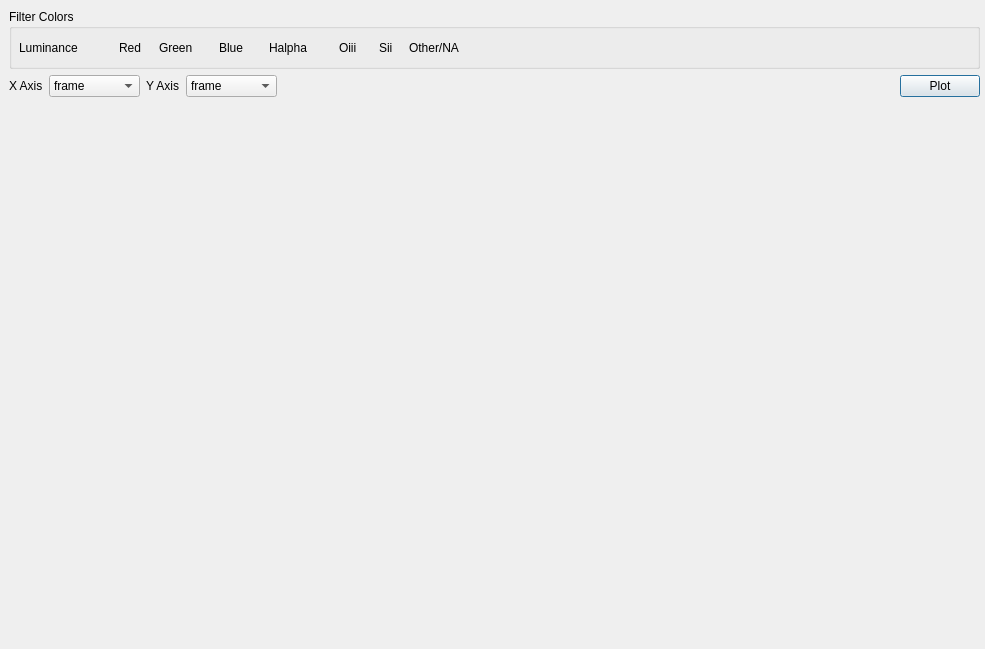
<?xml version="1.0" encoding="UTF-8"?>
<ui version="4.0">
 <class>Dialog2</class>
 <widget class="QDialog" name="Dialog2">
  <property name="geometry">
   <rect>
    <x>0</x>
    <y>0</y>
    <width>985</width>
    <height>649</height>
   </rect>
  </property>
  <property name="windowTitle">
   <string>Dialog</string>
  </property>
  <widget class="QWidget" name="">
   <property name="geometry">
    <rect>
     <x>9</x>
     <y>9</y>
     <width>971</width>
     <height>631</height>
    </rect>
   </property>
   <layout class="QVBoxLayout" name="verticalLayout">
    <item>
     <widget class="QGroupBox" name="groupBox">
      <property name="sizePolicy">
       <sizepolicy hsizetype="Preferred" vsizetype="Fixed">
        <horstretch>0</horstretch>
        <verstretch>50</verstretch>
       </sizepolicy>
      </property>
      <property name="minimumSize">
       <size>
        <width>0</width>
        <height>60</height>
       </size>
      </property>
      <property name="title">
       <string>Filter Colors</string>
      </property>
      <widget class="QLabel" name="labelColorL">
       <property name="geometry">
        <rect>
         <x>10</x>
         <y>30</y>
         <width>91</width>
         <height>18</height>
        </rect>
       </property>
       <property name="text">
        <string>Luminance</string>
       </property>
      </widget>
      <widget class="QLabel" name="labelColorR">
       <property name="geometry">
        <rect>
         <x>110</x>
         <y>30</y>
         <width>51</width>
         <height>18</height>
        </rect>
       </property>
       <property name="text">
        <string>Red</string>
       </property>
      </widget>
      <widget class="QLabel" name="labelColorHa">
       <property name="geometry">
        <rect>
         <x>260</x>
         <y>30</y>
         <width>61</width>
         <height>18</height>
        </rect>
       </property>
       <property name="text">
        <string>Halpha</string>
       </property>
      </widget>
      <widget class="QLabel" name="labelColorOiii">
       <property name="geometry">
        <rect>
         <x>330</x>
         <y>30</y>
         <width>41</width>
         <height>18</height>
        </rect>
       </property>
       <property name="text">
        <string>Oiii</string>
       </property>
      </widget>
      <widget class="QLabel" name="labelColorSii">
       <property name="geometry">
        <rect>
         <x>370</x>
         <y>30</y>
         <width>41</width>
         <height>18</height>
        </rect>
       </property>
       <property name="text">
        <string>Sii</string>
       </property>
      </widget>
      <widget class="QLabel" name="labelColorN">
       <property name="geometry">
        <rect>
         <x>400</x>
         <y>30</y>
         <width>81</width>
         <height>18</height>
        </rect>
       </property>
       <property name="text">
        <string>Other/NA</string>
       </property>
      </widget>
      <widget class="QLabel" name="labelColorG">
       <property name="geometry">
        <rect>
         <x>150</x>
         <y>30</y>
         <width>51</width>
         <height>18</height>
        </rect>
       </property>
       <property name="text">
        <string>Green</string>
       </property>
      </widget>
      <widget class="QLabel" name="labelColorB">
       <property name="geometry">
        <rect>
         <x>210</x>
         <y>30</y>
         <width>51</width>
         <height>18</height>
        </rect>
       </property>
       <property name="text">
        <string>Blue</string>
       </property>
      </widget>
     </widget>
    </item>
    <item>
     <layout class="QHBoxLayout" name="horizontalLayout">
      <item>
       <widget class="QLabel" name="label">
        <property name="text">
         <string>X Axis</string>
        </property>
       </widget>
      </item>
      <item>
       <widget class="QComboBox" name="comboBoxX">
        <item>
         <property name="text">
          <string>frame</string>
         </property>
        </item>
        <item>
         <property name="text">
          <string>filter</string>
         </property>
        </item>
        <item>
         <property name="text">
          <string>exposure</string>
         </property>
        </item>
        <item>
         <property name="text">
          <string>temp</string>
         </property>
        </item>
        <item>
         <property name="text">
          <string>sitelat</string>
         </property>
        </item>
        <item>
         <property name="text">
          <string>sitelong</string>
         </property>
        </item>
        <item>
         <property name="text">
          <string>ra</string>
         </property>
        </item>
        <item>
         <property name="text">
          <string>dec</string>
         </property>
        </item>
        <item>
         <property name="text">
          <string>alt</string>
         </property>
        </item>
        <item>
         <property name="text">
          <string>az</string>
         </property>
        </item>
        <item>
         <property name="text">
          <string>date</string>
         </property>
        </item>
        <item>
         <property name="text">
          <string>gain</string>
         </property>
        </item>
        <item>
         <property name="text">
          <string>offset</string>
         </property>
        </item>
        <item>
         <property name="text">
          <string>fwhm</string>
         </property>
        </item>
        <item>
         <property name="text">
          <string>eccentricity</string>
         </property>
        </item>
        <item>
         <property name="text">
          <string>snrWeight</string>
         </property>
        </item>
        <item>
         <property name="text">
          <string>noise</string>
         </property>
        </item>
       </widget>
      </item>
      <item>
       <widget class="QLabel" name="label_2">
        <property name="text">
         <string>Y Axis</string>
        </property>
       </widget>
      </item>
      <item>
       <widget class="QComboBox" name="comboBoxY">
        <item>
         <property name="text">
          <string>frame</string>
         </property>
        </item>
        <item>
         <property name="text">
          <string>filter</string>
         </property>
        </item>
        <item>
         <property name="text">
          <string>exposure</string>
         </property>
        </item>
        <item>
         <property name="text">
          <string>temp</string>
         </property>
        </item>
        <item>
         <property name="text">
          <string>sitelat</string>
         </property>
        </item>
        <item>
         <property name="text">
          <string>sitelong</string>
         </property>
        </item>
        <item>
         <property name="text">
          <string>ra</string>
         </property>
        </item>
        <item>
         <property name="text">
          <string>dec</string>
         </property>
        </item>
        <item>
         <property name="text">
          <string>alt</string>
         </property>
        </item>
        <item>
         <property name="text">
          <string>az</string>
         </property>
        </item>
        <item>
         <property name="text">
          <string>date</string>
         </property>
        </item>
        <item>
         <property name="text">
          <string>gain</string>
         </property>
        </item>
        <item>
         <property name="text">
          <string>offset</string>
         </property>
        </item>
        <item>
         <property name="text">
          <string>fwhm</string>
         </property>
        </item>
        <item>
         <property name="text">
          <string>eccentricity</string>
         </property>
        </item>
        <item>
         <property name="text">
          <string>snrWeight</string>
         </property>
        </item>
        <item>
         <property name="text">
          <string>noise</string>
         </property>
        </item>
       </widget>
      </item>
      <item>
       <spacer name="horizontalSpacer">
        <property name="orientation">
         <enum>Qt::Horizontal</enum>
        </property>
        <property name="sizeHint" stdset="0">
         <size>
          <width>37</width>
          <height>17</height>
         </size>
        </property>
       </spacer>
      </item>
      <item>
       <widget class="QPushButton" name="pushButtonPlotChart">
        <property name="text">
         <string>Plot</string>
        </property>
       </widget>
      </item>
     </layout>
    </item>
    <item>
     <widget class="PlotWidget" name="graphWidget1" native="true">
      <property name="sizePolicy">
       <sizepolicy hsizetype="Preferred" vsizetype="Expanding">
        <horstretch>0</horstretch>
        <verstretch>0</verstretch>
       </sizepolicy>
      </property>
     </widget>
    </item>
   </layout>
  </widget>
  <zorder>graphWidget1</zorder>
  <zorder>groupBox</zorder>
  <zorder>comboBoxX</zorder>
  <zorder>comboBoxY</zorder>
  <zorder>pushButtonPlotChart</zorder>
  <zorder>horizontalSpacer</zorder>
  <zorder>label</zorder>
  <zorder>label_2</zorder>
 </widget>
 <customwidgets>
  <customwidget>
   <class>PlotWidget</class>
   <extends>QWidget</extends>
   <header location="global">pyqtgraph</header>
   <container>1</container>
  </customwidget>
 </customwidgets>
 <resources/>
 <connections/>
</ui>
